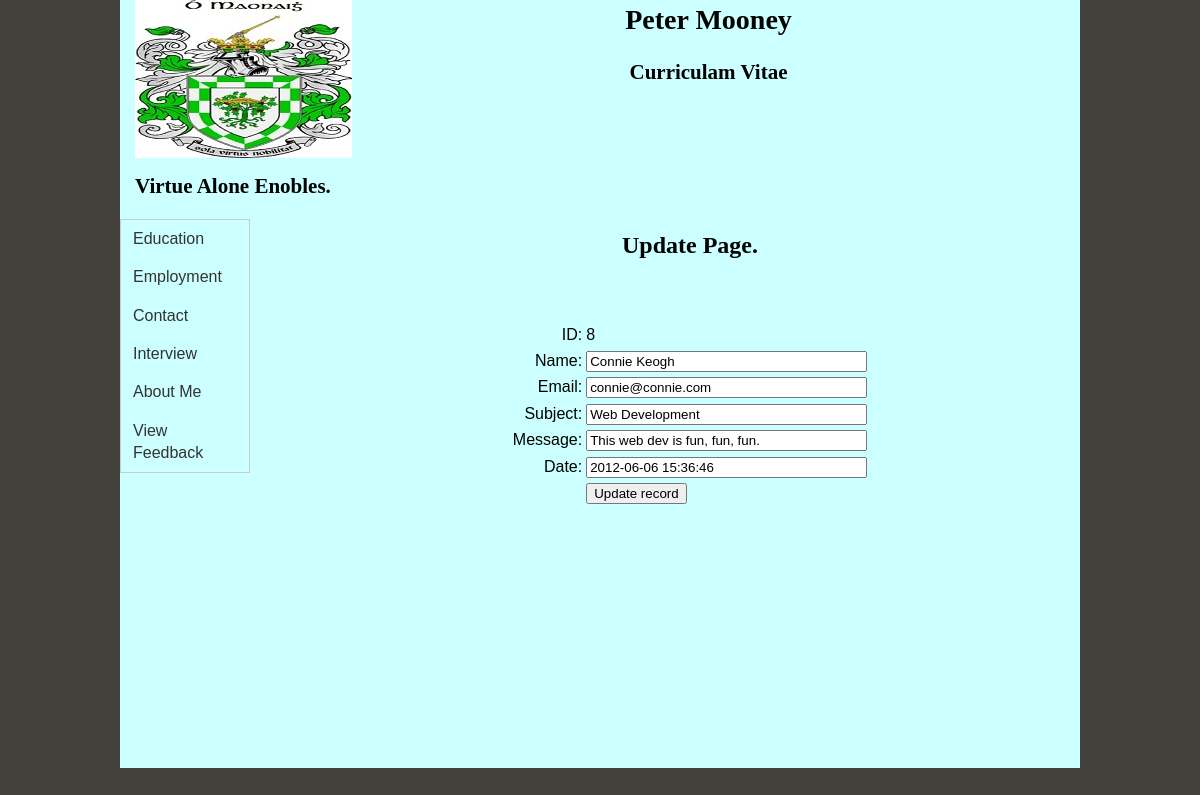
The page /Peter_Mooney_CV/update.php?ID=8 on the database its author committed.
### tables this page shows
CREATE TABLE IF NOT EXISTS `feedback` (
  `ID` int(3) NOT NULL AUTO_INCREMENT,
  `Name` varchar(20) NOT NULL,
  `Email` varchar(100) NOT NULL,
  `Subject` varchar(100) NOT NULL,
  `Message` text NOT NULL,
  `Date` timestamp NOT NULL DEFAULT CURRENT_TIMESTAMP ON UPDATE CURRENT_TIMESTAMP,
  PRIMARY KEY (`ID`)
);

### Peter_Mooney_CV/Update.php (the view, shortened to what this page needs)
<?php require_once('Connections/test.php'); ?>
<?php
if (!function_exists("GetSQLValueString")) {
function GetSQLValueString($theValue, $theType, $theDefinedValue = "", $theNotDefinedValue = "")
{
  $theValue = function_exists("mysql_real_escape_string") ? mysql_real_escape_string($theValue) : mysql_escape_string($theValue);
  switch ($theType) {
    case "long":
    case "int":
      $theValue = ($theValue != "") ? intval($theValue) : "NULL";
      break;
  }
  return $theValue;
}
}
$editFormAction = $_SERVER['PHP_SELF'];
if (isset($_SERVER['QUERY_STRING'])) {
  $editFormAction .= "?" . htmlentities($_SERVER['QUERY_STRING']);
}
$colname_update = "-1";
if (isset($_GET['ID'])) {
  $colname_update = $_GET['ID'];
}
$query_update = sprintf("SELECT * FROM feedback WHERE ID = %s", GetSQLValueString($colname_update, "int"));
$update = mysql_query($query_update, $test) or die(mysql_error());
$row_update = mysql_fetch_assoc($update);
?>
<!DOCTYPE html PUBLIC "-//W3C//DTD XHTML 1.0 Transitional//EN" "http://www.w3.org/TR/xhtml1/DTD/xhtml1-transitional.dtd">
<html xmlns="http://www.w3.org/1999/xhtml">
<head>
<link href="/Indes.dwt" rel="stylesheet" type="text/css" />
<link href="SpryAssets/SpryMenuBarVertical.css" rel="stylesheet" type="text/css" />
<link href="style.css" rel="stylesheet" type="text/css" />
</head>
<body>
<div class="container">
  <div class="header">
    <h1 align="center"><img src="Images/mooney.jpg" alt="" width="217" height="158" align="left" />Peter Mooney</h1>
    <h2 align="center">Curriculam Vitae</h2>
<p>&nbsp;</p>
<p>&nbsp;</p>
<h2>Virtue Alone Enobles.</h2>
  </div>
  <div class="sidebar1">
    <ul id="MenuBar1" class="MenuBarVertical">
<li><a href="Education.php">Education</a></li>
<li><a href="Employment.php">Employment</a></li>
<li><a href="Contact.php">Contact</a></li>
<li><a href="Attend_Interview.php">Interview</a></li>
<li><a href="About Me.php">About Me</a></li>
<li><a href="view_feedback.php">View Feedback</a></li>
    </ul>
   </div>
  <div class="content">
      <h2 align="center" id="Approved">Update  Page.</h2>
      <p align="center" id="approved">&nbsp;</p>
      <form action="<?php echo $editFormAction; ?>" method="post" name="form1" id="form1">
        <table align="center">
          <tr valign="baseline">
            <td nowrap="nowrap" align="right">ID:</td>
            <td><?php echo $row_update['ID']; ?></td>
          </tr>
          <tr valign="baseline">
            <td nowrap="nowrap" align="right">Name:</td>
            <td><input type="text" name="Name" value="<?php echo htmlentities($row_update['Name'], ENT_COMPAT, 'utf-8'); ?>" size="32" /></td>
          </tr>
          <tr valign="baseline">
            <td nowrap="nowrap" align="right">Email:</td>
            <td><input type="text" name="Email" value="<?php echo htmlentities($row_update['Email'], ENT_COMPAT, 'utf-8'); ?>" size="32" /></td>
          </tr>
          <tr valign="baseline">
            <td nowrap="nowrap" align="right">Subject:</td>
            <td><input type="text" name="Subject" value="<?php echo htmlentities($row_update['Subject'], ENT_COMPAT, 'utf-8'); ?>" size="32" /></td>
          </tr>
          <tr valign="baseline">
            <td nowrap="nowrap" align="right">Message:</td>
            <td><input type="text" name="Message" value="<?php echo htmlentities($row_update['Message'], ENT_COMPAT, 'utf-8'); ?>" size="32" /></td>
          </tr>
          <tr valign="baseline">
            <td nowrap="nowrap" align="right">Date:</td>
            <td><input type="text" name="Date" value="<?php echo htmlentities($row_update['Date'], ENT_COMPAT, 'utf-8'); ?>" size="32" /></td>
          </tr>
          <tr valign="baseline">
            <td nowrap="nowrap" align="right">&nbsp;</td>
            <td><input type="submit" value="Update record" /></td>
          </tr>
        </table>
      </form>
      <p>&nbsp;</p>
<p align="center">&nbsp;</p>
      <p align="center">&nbsp;</p>
      <p>&nbsp;</p>
      <p>&nbsp;</p><div align="center"></div>
  </div>
  <div class="footer">
    <p>&nbsp;</p>
    </div>
  </div>
</body>
</html>

### Peter_Mooney_CV/SpryAssets/SpryMenuBarVertical.css (style rules this page uses)
ul.MenuBarVertical { margin: 0; padding: 0; list-style-type: none; font-size: 100%; cursor: default; width: 8em; color: #000; background-color: #CFF; }
ul.MenuBarVertical li { margin: 0; padding: 0; list-style-type: none; font-size: 100%; position: relative; text-align: left; cursor: pointer; width: 8em; }
ul.MenuBarVertical { border: 1px solid #CCC; }
ul.MenuBarVertical a { display: block; cursor: pointer; background-color: #CFF; padding: 0.5em 0.75em; color: #333; text-decoration: none; }

### Peter_Mooney_CV/style.css (style rules this page uses)
body { font: 100%/1.4 Verdana, Arial, Helvetica, sans-serif; background: #42413C; margin: 0; padding: 0; color: #000; }
ul, ol, dl { padding: 0; margin: 0; }
h1, h2, h3, h4, h5, h6, p { margin-top: 0; padding-right: 15px; padding-left: 15px; font-family: "Times New Roman", Times, serif; }
a:link { color: #42413C; text-decoration: underline; }
.container { width: 960px; margin: 0 auto; background-color: #CFF; }
.header { background-color: #CFF; font-size: 14px; }
.sidebar1 { float: left; width: 180px; padding-bottom: 10px; background-color: #CFF; }
.content { padding: 10px 0; width: 780px; float: left; }
.footer { padding: 10px 0; position: relative; clear: both; background-color: #CFF; }

### rows shown on the page
feedback: ID "8", Name "Connie Keogh", Email "connie@connie.com", Subject "Web Development", Message "This web dev is fun, fun, fun.", Date "2012-06-06 15:36:46"
